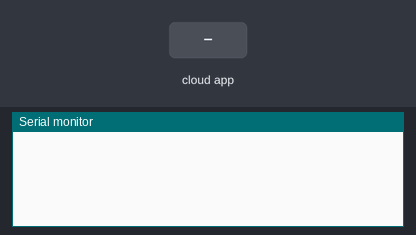
A sketch run on a simulated Arduino Uno, built with avr-gcc and run on an emulated ATmega328P. Parts: the last lines printed to the serial monitor. The inputs (shaded band) are chosen by the test bench. The ROS host is connected and sends only what is stated.

Above: at 1.2 s.
1.3 s: the phone or cloud app sets topic_multi_data2 to 0
At 2.1 s:
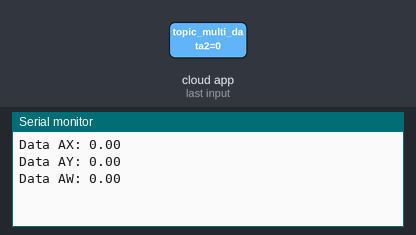
2.8 s: the phone or cloud app sets topic_multi_data2 to 1
At 3.2 s:
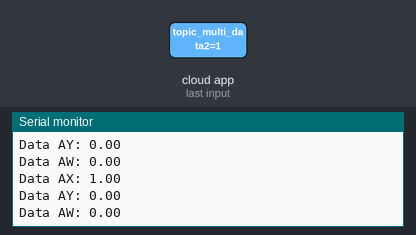

The sketch:

sketch_jan24a.ino
```cpp
#include <ros.h>
#include <std_msgs/String.h>
#include <std_msgs/UInt16.h>

String isi_multi_data_c;
float dataax;
float dataay;
float dataaw;
 float ax, ay, w;

float radian30 = 0.523599; // alpha 1
float radian90 = 1.5708; // phi/2
float radian150 = 2.61799; // alpha 2
float radian270 = 4.71239; // alpha 3

float a = sin (radian30 + radian90); //m11
float b = sin (radian150 + radian90); //m12
float c = sin (radian270 + radian90); //m13
float d = cos (radian30 + radian90); //m21
float e = cos (radian150 + radian90); //m22
float f = cos (radian270 + radian90); //m23

int g = 1; //m31
int h = 1; //m32
int i = 1; //m33

double dett = (b*f*g) + (e*a*i) + (c*d*h) - (a*f*h) - (b*d*i) - (e*c*g);
double mult = 1 / dett;
double force1;
double force2;
double force3;

int f1CW;
int f1CCW;

int f2CW;
int f2CCW;

int f3CW;
int f3CCW;

int db1CW;
int db1CCW;

int db2CW;
int db2CCW;

void multiDataCallback(const std_msgs::String& msg);

ros::NodeHandle nh;

std_msgs::String str_msg;
ros::Subscriber<std_msgs::String> sub_multi_data("topic_multi_data2", &multiDataCallback);

void multiDataCallback(const std_msgs::String& isi_multi_data) {
  // Implement your code to handle data from 'topic_multi_data'
  // Example: Extract and print data
//  nh.loginfo("Received Multi-Data: %s", msg.data);
//float isi_multi_data_c;


  isi_multi_data_c = (isi_multi_data.data);
  dataax = (getValue(isi_multi_data_c, ' ', 0)).toFloat();
  dataay = (getValue(isi_multi_data_c, ' ', 1)).toFloat();
  dataaw = (getValue(isi_multi_data_c, ' ', 2)).toFloat();

  String dataax_str = String(dataax, 2);  // Menggunakan dua digit di belakang koma
  String dataay_str = String(dataay, 2);
  String dataaw_str = String(dataaw, 2);
//
Serial.print("Data AX: ");
  Serial.println(dataax_str);
  Serial.print("Data AY: ");
  Serial.println(dataay_str);
  Serial.print("Data AW: ");
  Serial.println(dataaw_str);

  delay(1000);


}
//
//void kickCallback(const std_msgs::UInt16& msg) {
//  // Implement your code to handle data from 'kick_node'
//  // Example: Extract and print data
//  nh.loginfo("Received Kick Node Trigger: %d", msg.data);
//}

String getValue(String data, char separator, int index)
{
  int found = 0;
  int strIndex[] = {0, -1};
  int maxIndex = data.length() - 1;

  for (int i = 0; i <= maxIndex && found <= index; i++) {
    if (data.charAt(i) == separator || i == maxIndex) {
      found++;
      strIndex[0] = strIndex[1] + 1;
      strIndex[1] = (i == maxIndex) ? i + 1 : i;
    }
  }

  return found > index ? data.substring(strIndex[0], strIndex[1]) : "";
}

//void mathematical() {


//  ax = dataax;
//  ay = dataay;
//  w = dataaw;
//
//  force1 = ((((e - f) * mult) * ax) + (((c - b) * mult) * ay) + ((((b * f) - (e * c)) * mult) * w));
//  force2 = ((((-d + f) * mult) * ax) + (((a - c) * mult) * ay) + (((-(a * f) + (c * d)) * mult) * w));
//  force3 = ((((d - e) * mult) * ax) + (((b - a) * mult) * ay) + ((((e * a) - (b * d)) * mult) * w));
//
//  String force1_str = String(force1, 2);  // Menggunakan dua digit di belakang koma
//  String force2_str = String(force2, 2);
//  String force3_str = String(force3, 2);
//Serial.print("force1: ");
//  Serial.println(force1_str);
//  Serial.print("force2: ");
//  Serial.println(force2_str);
//  Serial.print("force3: ");
//  Serial.println(force3_str);

//  delay(2000);
//
//  if (force1 >= 0) {
//    f1CW = map(force1, 0, 0.91, 0, 255);
//    f1CCW = 0;
//  }
//
//  if (force1 < 0) {
//    f1CW = 0;
//    f1CCW = map(force1, 0, -0.91, 0, 255);
//  }
//
//  if (force2 >= 0) {
//    f2CW = map(force2, 0, 0.91, 0, 255);
//    f2CCW = 0;
//  }
//
//  if (force2 < 0) {
//    f2CW = 0;
//    f2CCW = map(force2, 0, -0.91, 0, 255);
//  }
//
//  if (force3 >= 0) {
//    f3CW = map(force3, 0, 0.91, 0, 255);
//    f3CCW = 0;
//  }
//
//  if (force3 < 0) {
//    f3CW = 0;
//    f3CCW = map(force3, 0, -0.91, 0, 255);
//  }
  //f1CW = map(force1, 0, 0.91, 0, 255);
  //f1CCW = map(force1, 0, -0.91, 0, 255);

  //f2CW = map(force2, 0, 0.91, 0, 255);
  //f2CCW = map(force2, 0, -0.91, 0, 255);

  //f3CW = map(force3, 0, 0.91, 0, 255);
  //f3CCW = map(force3, 0, -0.91, 0, 255);
//}
void setup() {
  Serial.begin(9600);
  nh.initNode();
  nh.subscribe(sub_multi_data);
//  nh.subscribe(sub_kick);
}

void loop() {

  nh.spinOnce();
  delay(10);
}
```

Measured:
- after the input at 1.3 s, the serial monitor: prints a new line at once (image 1)
- after the input at 2.8 s, the serial monitor: prints a new line at once (image 2)
